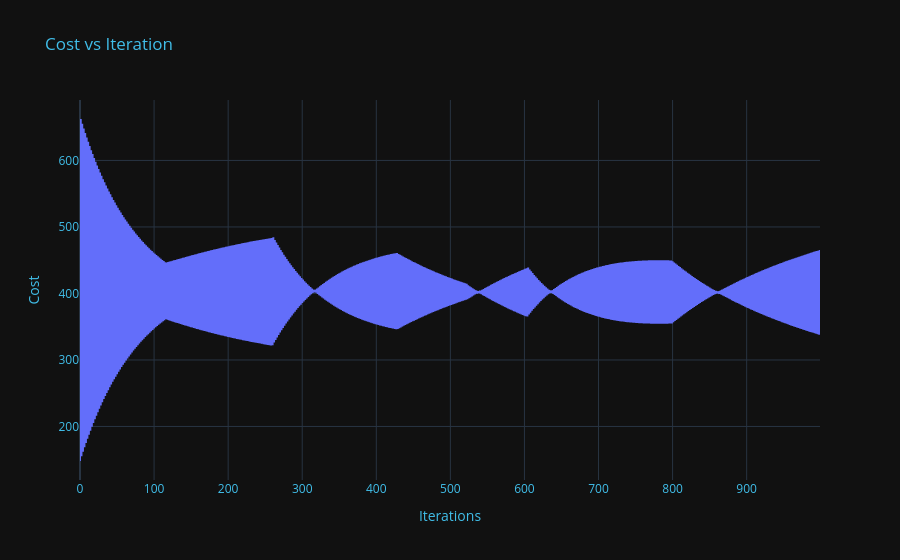

Notebook source saved alongside this figure:
### Markdown cell above
### Testing against Scikti learn's Lasso model

### Code cell
from sklearn.datasets import fetch_california_housing
from sklearn.linear_model import Lasso

data = fetch_california_housing()
features_names = data.feature_names
X, y = data.data, data.target

X_train, X_test, y_train, y_test = train_test_split(X, y, test_size=0.2, random_state=42)

models = {
        'My_Lasso': Lasso_Regression(reg_factor=100),
        'Sklearn_Lasso': Lasso(alpha=0.1)
    }

for name, model in models.items():
    model.fit(X_train, y_train)
    y_pred = model.predict(X_test)
    mse = mean_squared_error(y_test, y_pred)
    r2 = r2_score(y_test, y_pred)
    print(f'{name} Model Mean Squared Error: {mse}')
    print(f'{name} Model R² Score: {r2}')
    plot_results(y_test, y_pred, name)

### Figure 1 — Plotly figure (JSON) as saved in the notebook; plotly's stock layout.template omitted (floating-point values rounded to 4 significant figures; data arrays with more than 128 entries replaced by an {"elided": "..."} marker saying what was removed)
{"data": [{"hovertemplate": "x=%{x}<br>y=%{y}<extra></extra>", "legendgroup": "", "line": {"color": "#636efa", "dash": "solid"}, "marker": {"symbol": "circle"}, "mode": "lines", "name": "", "orientation": "v", "showlegend": false, "type": "scatter", "x": {"elided": "1000 int values"}, "xaxis": "x", "y": {"elided": "1000 float values"}, "yaxis": "y"}], "layout": {"legend": {"tracegroupgap": 0}, "title": {"font": {"color": "#41BEE9"}, "text": "Cost vs Iteration"}, "xaxis": {"anchor": "y", "color": "#41BEE9", "domain": [0, 1], "title": {"text": "Iterations"}}, "yaxis": {"anchor": "x", "color": "#41BEE9", "domain": [0, 1], "title": {"text": "Cost"}}}}
